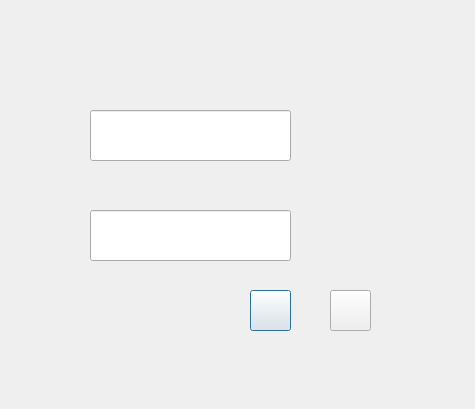
<?xml version="1.0" encoding="UTF-8"?>
<ui version="4.0">
 <class>resignin</class>
 <widget class="QDialog" name="resignin">
  <property name="geometry">
   <rect>
    <x>0</x>
    <y>0</y>
    <width>475</width>
    <height>409</height>
   </rect>
  </property>
  <property name="windowTitle">
   <string>Dialog</string>
  </property>
  <widget class="QLineEdit" name="txtname">
   <property name="geometry">
    <rect>
     <x>90</x>
     <y>110</y>
     <width>201</width>
     <height>51</height>
    </rect>
   </property>
   <property name="font">
    <font>
     <family>微软雅黑</family>
     <pointsize>16</pointsize>
     <weight>9</weight>
     <italic>false</italic>
     <bold>false</bold>
    </font>
   </property>
   <property name="styleSheet">
    <string notr="true">border-image: url(:/background/Images/background/tm.png);
font: 75 16pt &quot;微软雅黑&quot;;</string>
   </property>
   <property name="text">
    <string/>
   </property>
   <property name="cursorPosition">
    <number>0</number>
   </property>
  </widget>
  <widget class="QLabel" name="label_3">
   <property name="geometry">
    <rect>
     <x>40</x>
     <y>110</y>
     <width>251</width>
     <height>51</height>
    </rect>
   </property>
   <property name="styleSheet">
    <string notr="true">border-image: url(:/background/Images/background/catb_normal.png);</string>
   </property>
   <property name="text">
    <string/>
   </property>
  </widget>
  <widget class="QLineEdit" name="txtpwd">
   <property name="geometry">
    <rect>
     <x>90</x>
     <y>210</y>
     <width>201</width>
     <height>51</height>
    </rect>
   </property>
   <property name="font">
    <font>
     <family>微软雅黑</family>
     <pointsize>16</pointsize>
     <weight>75</weight>
     <bold>true</bold>
    </font>
   </property>
   <property name="styleSheet">
    <string notr="true">border-image: url(:/background/Images/background/tm.png);</string>
   </property>
   <property name="text">
    <string/>
   </property>
   <property name="echoMode">
    <enum>QLineEdit::Password</enum>
   </property>
   <property name="cursorPosition">
    <number>0</number>
   </property>
   <property name="placeholderText">
    <string/>
   </property>
  </widget>
  <widget class="QLabel" name="label_4">
   <property name="geometry">
    <rect>
     <x>40</x>
     <y>210</y>
     <width>251</width>
     <height>51</height>
    </rect>
   </property>
   <property name="styleSheet">
    <string notr="true">border-image: url(:/background/Images/background/catb_normal.png);</string>
   </property>
   <property name="text">
    <string/>
   </property>
  </widget>
  <widget class="QPushButton" name="pushButton">
   <property name="geometry">
    <rect>
     <x>250</x>
     <y>290</y>
     <width>41</width>
     <height>41</height>
    </rect>
   </property>
   <property name="focusPolicy">
    <enum>Qt::NoFocus</enum>
   </property>
   <property name="autoFillBackground">
    <bool>false</bool>
   </property>
   <property name="styleSheet">
    <string notr="true">border-image: url(:/icon/Images/icon/ok_normal.png);</string>
   </property>
   <property name="text">
    <string/>
   </property>
   <property name="default">
    <bool>true</bool>
   </property>
   <property name="flat">
    <bool>false</bool>
   </property>
  </widget>
  <widget class="QPushButton" name="pushButton_2">
   <property name="geometry">
    <rect>
     <x>330</x>
     <y>290</y>
     <width>41</width>
     <height>41</height>
    </rect>
   </property>
   <property name="styleSheet">
    <string notr="true">border-image: url(:/icon/Images/icon/cancel_normal.png);</string>
   </property>
   <property name="text">
    <string/>
   </property>
   <property name="autoDefault">
    <bool>false</bool>
   </property>
  </widget>
 </widget>
 <resources/>
 <connections/>
</ui>
